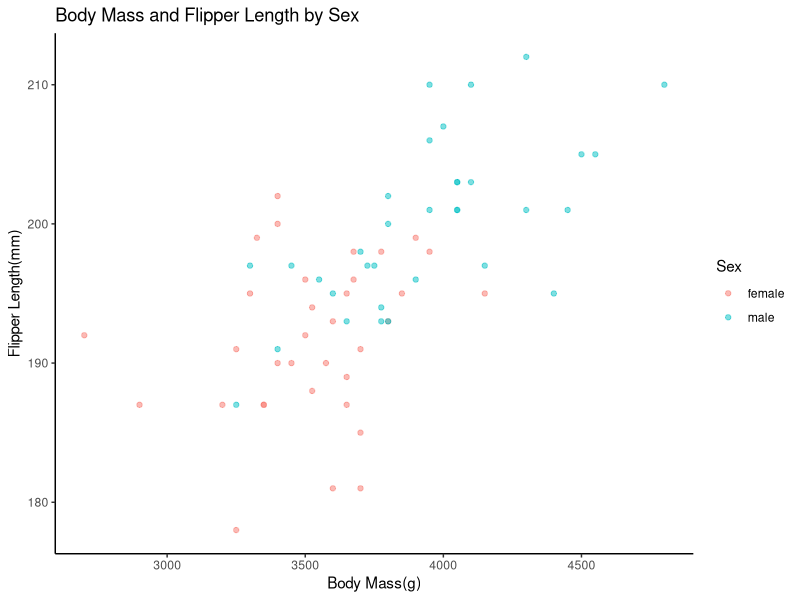
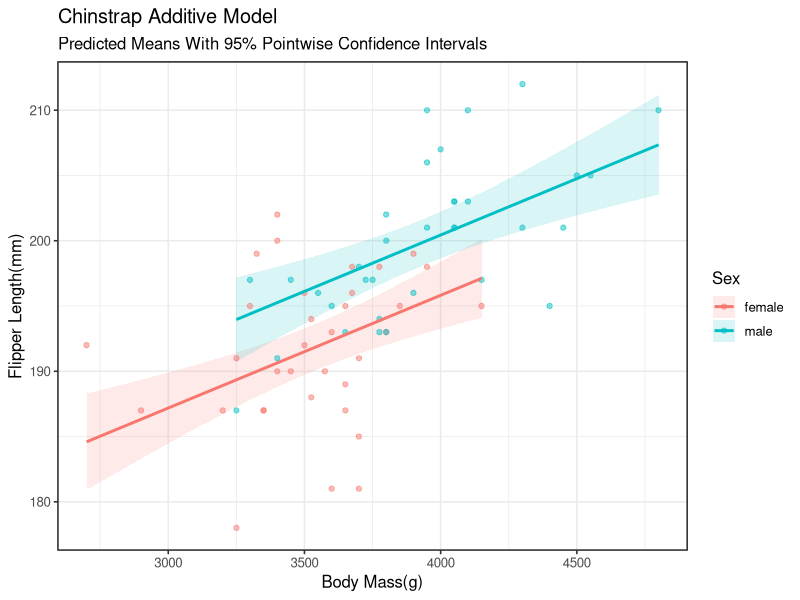
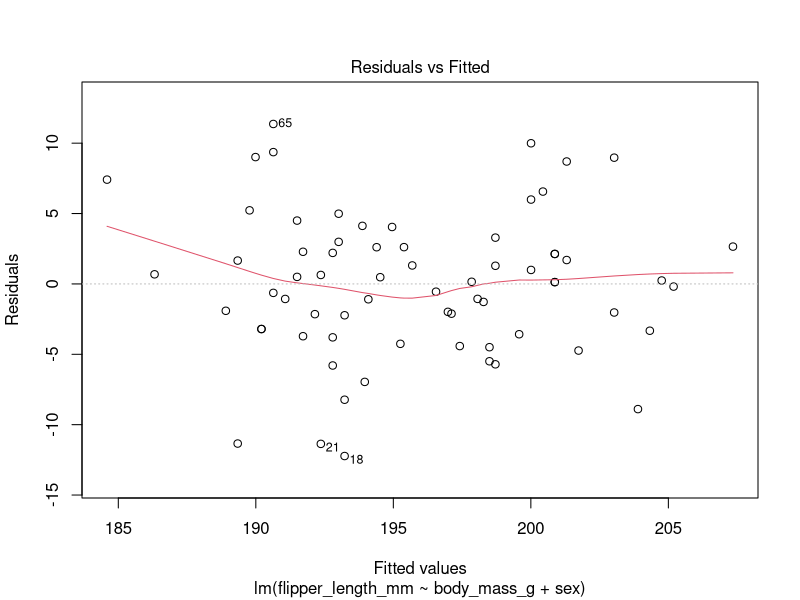
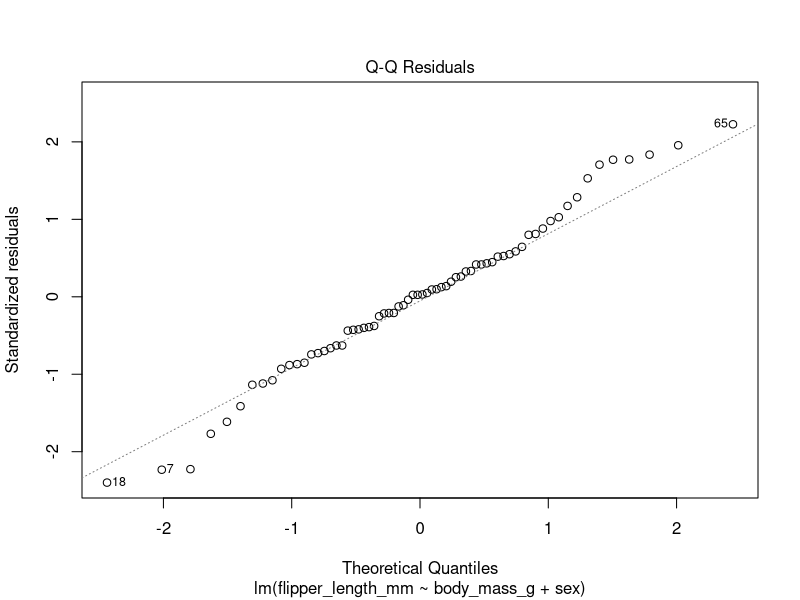
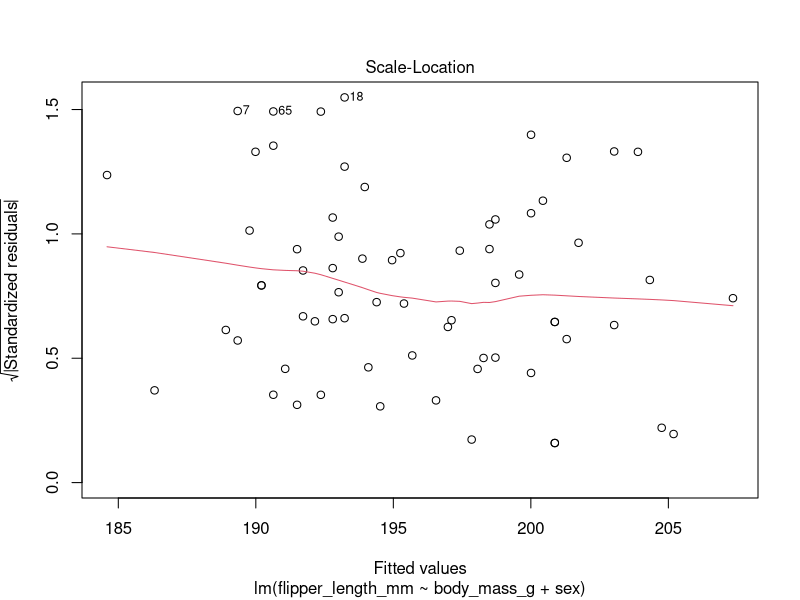
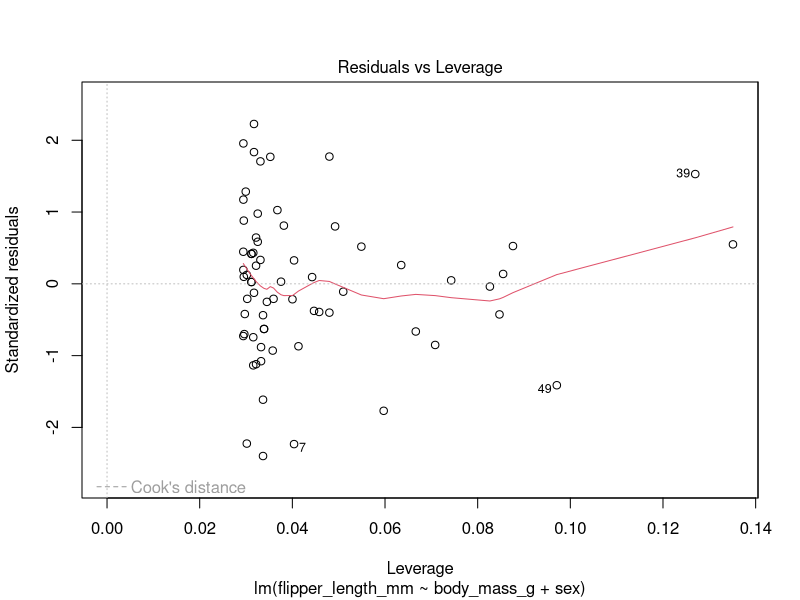
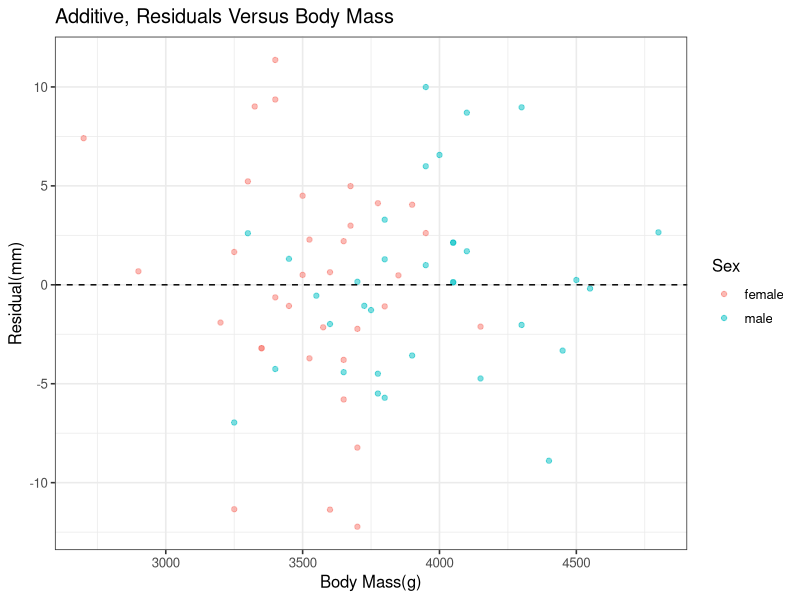

Reproduce these figures in R, in order.
# ============================================================================
# Multiple regression in R 
#
# The exercises use palmerpenguins::penguins, restricted to Chinstrap penguins.
# Requires tidyverse, broom, and palmerpenguins to be installed.
# ============================================================================

	library(tidyverse)
	library(broom)
	library(palmerpenguins)
	
	theme_set(theme_bw(base_size = 12))

# ----------------------------------------------------------------------------
# 1. Prepare and explore the data
# ----------------------------------------------------------------------------
# Question: How does mean flipper length vary with body mass and sex
# in Chinstrap penguins?
#
# a. Create chinstrap_dat: keep Chinstrap penguins, remove missing values
#    in flipper_length_mm, body_mass_g, bill_depth_mm, and sex, and make
#    female the reference level for sex. Use this sample throughout.
chinstrap_dat <- penguins |>
	  filter(species == "Chinstrap") |>
	  drop_na(flipper_length_mm, body_mass_g, bill_depth_mm, sex) |>
	  mutate(sex = factor(sex, levels = c("female", "male")))
	
	glimpse(chinstrap_dat)

# b. Count the penguins of each sex.
	chinstrap_dat |>
	  count(sex)

# Answer: 34 individuals for each sex, male and female. 

# c. Plot body mass (x) and flipper length (y), colored by sex.
  ggplot(chinstrap_dat, 
         aes(x = body_mass_g, 
             y = flipper_length_mm, 
            color = sex)) +
    geom_point(alpha = 0.5) +
    labs(
      x = "Body Mass(g)", 
      y = "Flipper Length(mm)", 
      color = "Sex", 
      title = "Body Mass and Flipper Length by Sex"
    ) +
    theme_classic()
# d. Describe the relationship and the overlap in body-mass ranges.
	# The females tend to have a lower body mass and smaller flipper length
  # and the males tend to show the opposite. But, there is some overlap where
  # similar body mass in different sexes show a similar flipper length. 

# ----------------------------------------------------------------------------
# 2. Fit and interpret an additive model 
# ----------------------------------------------------------------------------
# a. Fit an additive model using body mass and sex as predictors.
	flipper_model_add <- lm(flipper_length_mm ~ body_mass_g + sex, 
	                        chinstrap_dat)
tidy(flipper_model_add)

# b. Examine coefficients with 95% confidence intervals.
 add_coefficients <- tidy(flipper_model_add, conf.int = TRUE)
 add_coefficients

# c. Interpret each coefficient, including units and what is held constant.
 # The intercept is 161 mm, the predicted mean female flipper length with a 
 # mass of 0 g. 
 # body_mass_g is 0.00864 mm/g, mean flipper length increases 0.00864 mm per 1 g 
 # of body mass increase and this is constant for each sex.
 # sexmale is 4.62 mm, male predicated mean flipper length is 4.62 mm larger than
 # a female mean flipper length observed at the same body mass.
	
# d. Calculate the predicted change for a 100 g increase in body mass.
	chinstrap_change <- add_coefficients |> 
	  filter(term == "body_mass_g") |>
	  transmute(chinstrap_change_mm = estimate * 100)
chinstrap_change
# About 0.864 mm greater mean flipper length per 100 g increase in body mass.

# e. Does the sexmale confidence interval include zero? Interpret it.
 add_coefficients |>
   filter(term == "sexmale") |>
   select(term, estimate, conf.low, conf.high, p.value)
# Estimate: 4.62, Low: 1.64, High: 7.60, P.Value: 0.00292. The interval is 
 # 1.64 to 7.60 which means it does not include 0. There is evidence of greater
 # mean flipper length for males at similar body mass. 

# f. What assumption is made about slopes?
 # Males and females only share one slope line, they are not identical but they
 # run parallel. 
 
# ----------------------------------------------------------------------------
# 3. Generate and plot predictions 
# ----------------------------------------------------------------------------
# a. Generate 100 masses within each sex's observed body-mass range.
  chinstrap_masses <- chinstrap_dat |>
   group_by(sex) |>
   reframe(
     body_mass_g = seq(min(body_mass_g), 
                       max(body_mass_g), 
                       length.out = 100)
   )


# b. Generate predicted means and 95% confidence intervals.
	chinstrap_predictions <- predict(
	  flipper_model_add, 
	  newdata = chinstrap_masses, 
	  interval = "confidence", 
	  level = 0.95) |>
	  as_tibble()
	  
	prediction_bands <- bind_cols(chinstrap_masses, chinstrap_predictions)
	head(prediction_bands)

# c. Plot observations, predictions, and confidence ribbons.
  chinstrap_additive <- ggplot(chinstrap_dat, 
                               aes(x = body_mass_g, y = flipper_length_mm,
                                   color = sex)) +
    geom_ribbon(prediction_bands, 
                mapping = aes(x = body_mass_g, ymin = lwr, ymax = upr,
                                      fill = sex, group = sex), 
                inherit.aes = FALSE, alpha = 0.15) +
    geom_point(alpha = 0.5) +
    geom_line(prediction_bands, 
              mapping = aes(y = fit, group = sex), 
              linewidth = 1) +
    labs(
      x = "Body Mass(g)", 
      y = "Flipper Length(mm)", 
      color = "Sex", fill = "Sex", 
      title = "Chinstrap Additive Model", 
      subtitle = "Predicted Means With 95% Pointwise Confidence Intervals"
    )
chinstrap_additive
# d. Why are the predicted lines parallel?
	# The lines are parallel due to the sexmale coefficients shifting the line 
# vertically but not changing its slope. 

# e. What do the shaded bands describe?
	# The shaded regions represent the allowed error in predicted flipper length]
# at each body mass for each sex.

# ----------------------------------------------------------------------------
# 4. Fit and evaluate an interaction model 
# ----------------------------------------------------------------------------
# a. Fit a model that allows the body-mass slope to differ by sex.
	flipper_model_int <- lm(flipper_length_mm ~ body_mass_g * sex, 
	                        chinstrap_dat)
tidy(flipper_model_int)

# b. Inspect coefficients and confidence intervals.
int_coefficients <- tidy(flipper_model_int, conf.int = TRUE)
int_coefficients
	
# c. Report the female slope, slope difference, and male slope.
	female_slope <- int_coefficients |>
	  filter(term == "body_mass_g") |>
	  pull(estimate)

	slope_difference <- int_coefficients |>
	  filter(term == "body_mass_g:sexmale") |>
	  pull(estimate)
	
	slope_summary <- tibble(
	  female_slope_mm = female_slope, 
	  male_minus_female_slope_mm = slope_difference, 
	  male_slope_mm = female_slope + slope_difference
	)
# Female slope is 0.00488 mm/g, male slope is 0.01097 mm/g, and slope difference
	#is 0.00608 mm/g. The male slope is steeper. 
	  
# d. Explain the change in the sexmale interpretation.
	# The sexmale is constant for each sex in the additive model but for the 
	# interactive model, the sexmale if the difference at a body mass of 0 g. 

# e. Compare AIC values and calculate the difference.
	aic_comparison <- AIC(flipper_model_add, flipper_model_int) |>
	  as_tibble(rownames = "model") |>
	  mutate(delta_AIC = AIC -min(AIC))
aic_comparison
# Additive AIC is 422 and interaction AIC is 421, but the additive model is 
# higher by 0.430. Overall they are within the range of 2 from each other so 
# either model works but the additive is the more simpler option.

# f. Examine uncertainty in the interaction coefficient.

# g. Which model would you select, and why?
# I would select the additive model because it is the simpler option and AIC
# comparison is similar compared to both models. There is no evidence that the
# slopes differ between sexes. 
# ----------------------------------------------------------------------------
# 5. Examine model diagnostics 
# ----------------------------------------------------------------------------
# Use the additive model for the following diagnostics.
# a. Inspect all four default diagnostic plots.
plot(flipper_model_add)

# b. Obtain fitted values and residuals.
chinstrap_results <- augment(flipper_model_add, chinstrap_dat)

# c. Plot residuals against body mass, colored by sex.
chinstrap_residuals <- ggplot(chinstrap_results,
  mapping = aes(x = body_mass_g, y = .resid, color = sex)
) +
  geom_point(alpha = 0.5) +
  geom_hline(yintercept = 0, linetype = "dashed") +
  labs(
    x = "Body Mass(g)",
    y = "Residual(mm)",
    color = "Sex",
    title = "Additive, Residuals Versus Body Mass"
  )
chinstrap_residuals

# d. Describe any patterns in the residuals, including curvature,
#    changes in spread, or differences between sexes.
# The points are very widely scattered throughout the plot. There seems to be
# opposing trends by sex meaning a smaller slope for females than males. There
# is more detaching on the tail ends of the data. There does seem to be
# a small decreasing curve.

# e. Examine the Q-Q plot. Are there substantial departures from the line?
# There are departures at the tail ends of the graph, but not huge noticable ones.

# ----------------------------------------------------------------------------
# 6. Center and standardize numeric predictors 
# ----------------------------------------------------------------------------
# New question: How does mean flipper length vary with body mass and
# bill depth?
#
# a. Fit the model in original units.
chinstrap_numeric <- lm(
  flipper_length_mm ~ body_mass_g + bill_depth_mm,
  chinstrap_dat
)

# b. Center each predictor using its mean.
chinstrap_dat <- chinstrap_dat |>
  mutate(
    body_mass_c = body_mass_g - mean(body_mass_g),
    bill_depth_c = bill_depth_mm - mean(bill_depth_mm)
  )

# c. Fit a model with centered predictors.
chinstrap_centered <- lm(
  flipper_length_mm ~ body_mass_c + bill_depth_c,
  data = chinstrap_dat
)
# d. Standardize both predictors: subtract the mean, then divide by SD.
chinstrap_dat <- chinstrap_dat |>
  mutate(
    body_mass_z = (body_mass_g - mean(body_mass_g)) / sd(body_mass_g),
    bill_depth_z = (bill_depth_mm - mean(bill_depth_mm)) / sd(bill_depth_mm)
  )
# e. Fit a model with standardized predictors.
chinstrap_standardized <- lm(
  flipper_length_mm ~ body_mass_z + bill_depth_z,
  data = chinstrap_dat
)
# f. Examine the coefficients from all three models.
#    Interpret the intercept in the centered model and both slopes
#    in the standardized model. Include units and explain what
#    is held constant.
coefficient_comparison <- bind_rows(
  original = tidy(chinstrap_numeric, conf.int = TRUE),
  centered = tidy(chinstrap_centered, conf.int = TRUE),
  standardized = tidy(chinstrap_standardized, conf.int = TRUE),
  .id = "model") |>
  select(model, term, estimate, std.error, conf.low, conf.high)
coefficient_comparison
# The centered intercept is approximately 195.824 mm: predicted
# mean flipper length at the sample's mean mass (3733.088 g) and mean
# bill depth (18.421 mm). 
# The body_mass_z coefficient is approximately 3.269 mm: a one-SD
# increase in body mass (about 384.335 g) is associated with a predicted
# 3.269 mm increase in mean flipper length, holding bill depth constant.
# The bill_depth_z coefficient is approximately 2.161 mm per one-SD 
# increase in bill depth (about 1.135 mm), holding body mass constant.

# g. Verify that the fitted values are equal across all three models,
# allowing for numerical rounding.
all.equal(
  fitted(chinstrap_numeric),
  fitted(chinstrap_centered)
)

all.equal(
  fitted(chinstrap_numeric),
  fitted(chinstrap_standardized)
)
# The answer is true.
# h. Explain what happens to the slopes when you center or
#    standardize the predictors.	
# Centering shifts the predictor origin. A 1 g or 1 mm increment still
# has its original size, so the additive-model slopes are unchanged.
# Standardizing changes to units of SD. Each new slope
# equals the original slope multiplied by that predictor's sample SD.
# Flipper length was not standardized. The response remains in mm.
# Centered and standardized models have the same intercept because
# both assign zero to each predictor's sample mean.
	
# i. Would standardizing fix curvature or unequal residual variance?
# No. Centering and standardizing predictors leave fitted values
# and residuals unchanged for these equivalent additive linear models.
# They also do not remove correlation between the two predictors.

# ============================================================================
# Optional extension if time:
# compare additive and interaction predictions visually
# ============================================================================
# Generate predictions on the same grid and plot models side by side.
	
